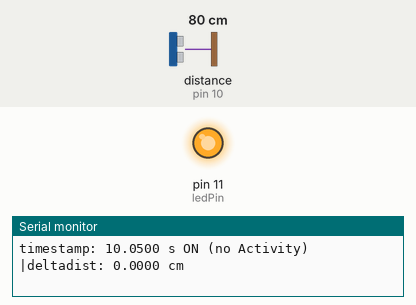
Recording of a sketch running on a simulated Arduino Uno, built with avr-gcc and run on an emulated ATmega328P. Shown: output pins drawn as LEDs (lit = HIGH), the last lines printed to the serial monitor. Wiring (inferred from the names in the program): ultrasonic range finder: trigger pin 9; echo pin 10. The inputs (shaded band) are chosen by the test bench; at power-on: distance to the obstacle (sensor on pin 10) 80 cm. The echo pulse lasts 58.3 µs per cm; pins used as bus, display or sensor lines are not drawn.

Above: at 1.2 s.
1.3 s: distance to the obstacle (sensor on pin 10) set to 299 cm
At 3.8 s:
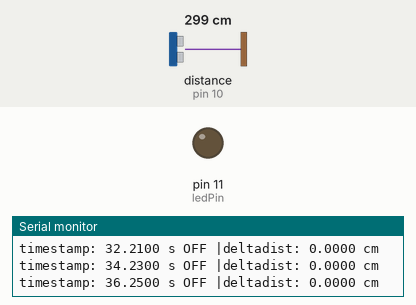
4.3 s: distance to the obstacle (sensor on pin 10) set to 2 cm
Timing chart, 0 to 7.3 s (numbered marks = the images above; inputs shaded):
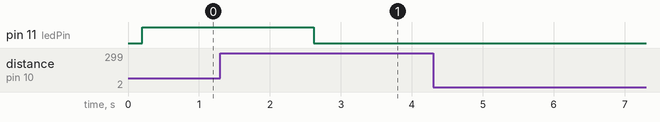

The sketch:

HackDFWArduinoLight.ino
```cpp
//init
//sourcehelp: http://www.instructables.com/id/Simple-Arduino-and-HC-SR04-Example/
#include <pt.h>
#define timeThreshold 15
static struct pt pt1, pt2, pt3;
int ultrasonic_trigPin = 9, ultrasonic_echoPin = 10;
int ledPin = 11;
int tickEvent;
int runCount = 0;
double distanceA[2], durationA[5];

//static int runSensor(struct pt *pt, int interval);
//static int outputData(struct pt *pt, int interval);
//static int clearData(struct pt *pt, int interval);

void setup() {
  // put your setup code here, to run once:
  Serial.begin(4800);
  //ultrasonic sensor and led setup
  pinMode(ultrasonic_trigPin, OUTPUT);
  pinMode(ultrasonic_echoPin, INPUT);
  pinMode(ledPin, OUTPUT);

  //init protothread vars
  PT_INIT(&pt1);
  PT_INIT(&pt2);
  PT_INIT(&pt3);
}

void loop() {
  //clear dataArrays
  //clearData(&pt3, 250);
  //read data from sensor and get an avg
  runSensor(&pt1, 100);
  //output avg through serial
  outputData(&pt2, 200);
}

/**
   runSensor reads data from the ultrasonic sensor and accumulates and average to commit to com
   param: struct pt *pt, protothread object
   param: int interval time between runs
*/
static int runSensor(struct pt *pt, int interval) {
  static unsigned long timestamp = 0;
  static int count = 0;
  double duration;
  double sum = 0, average;

  PT_BEGIN(pt);
  while (1) {
    //evaluate whether thread should execute
    PT_WAIT_UNTIL(pt, millis() - timestamp > interval);
    timestamp = millis();

    for (int i = 0; i < 5; i++) {
      //run ultrasonic
      digitalWrite(ultrasonic_trigPin, LOW);
      delayMicroseconds(10);
      digitalWrite(ultrasonic_trigPin, HIGH);
      delayMicroseconds(10);
      digitalWrite(ultrasonic_trigPin, LOW);
      //get duration
      duration = pulseIn(ultrasonic_echoPin, HIGH);
    }
    //get avg distance reading
    //file into array
    durationA[count] = duration;
    count = (count + 1) % 5;
    //get sum of duration then avg
    for (int i = 0; i < 5; i++) {
      sum += durationA[i];
    }
    for (int i = 0; i < 5; i++) {
      durationA[i] = 0;
    }
    average = sum / 5;
    sum = 0;
    //conv into distance and file into array
    distanceA[runCount] = (average / 58) * 23 / 21;
    runCount = (runCount + 1) % 2;
  }
  PT_END(pt);
}
/**
   outputData takes committed average and prints to comm in some format (every 5 runSensor calls)
   param: struct pt *pt, protothread object
   param: int interval time between runs
*/
static int outputData(struct pt *pt, int interval) {
  static unsigned long timestamp = 0;

  PT_BEGIN(pt);
  while (1) {
    //evaluate whether thread should execute
    PT_WAIT_UNTIL(pt, millis() - timestamp > interval);
    timestamp = millis();

    //check if there has been a big change in distance between new and old dist values
    int oldV = 0;//runCount;
    int newV = 1;//abs(runCount - 1) % 2;
    double distChange;
    static int changeCtr = 0;
    //if distance change reading is larger than 3cm
    //turn on light && send data to serial/wifi? else do otherwise
    /**
    Test output
    Serial.print("dist[t=0]: ");
    Serial.print(distanceA[0]);
    Serial.print("cm |dist[t=100]: ");
    Serial.print(distanceA[1]);
    Serial.print("cm");
    **/
    distChange = abs(distanceA[oldV] - distanceA[newV]);
    if (distChange > 0.18) {
      digitalWrite(ledPin, HIGH);
      Serial.print("timestamp: ");
      Serial.print((double)timestamp/100, 4);
      Serial.print(" s ON");
      changeCtr = 0;
    }
    else { //(abs(distanceA[oldV] - distanceA[newV]) <= 3.00)
      //delay for some time to make sure object is asleep
      changeCtr ++;
      if(changeCtr > 5){
        digitalWrite(ledPin, LOW);
        Serial.print("timestamp: ");
        Serial.print((double)timestamp/100, 4);
        Serial.print(" s OFF");
      }else{
        Serial.print("timestamp: ");
        Serial.print((double)timestamp/100, 4);
        Serial.print(" s ON (no Activity)");
      }

    }
    Serial.print(" |deltadist: ");
    Serial.print(distChange, 4);
    Serial.println(" cm");
  }
  PT_END(pt);
}

/**
   clearData reinitializes and empties all arrays
   param: struct pt *pt, protothread object
   param: int interval time between runs
*/
static int clearData(struct pt *pt, int interval) {
  static unsigned long timestamp = 0;

  PT_BEGIN(pt);
  while (1) {
    //evaluate whether thread should execute
    PT_WAIT_UNTIL(pt, millis() - timestamp > interval);
    timestamp = millis();

    //clear arrays
    for (int i = 0; i < 5; i++) {
      durationA[i] = 0;
    }
    for (int i = 0; i < 2; i++) {
      distanceA[i] = 0;
    }
  }
  PT_END(pt);
}
```

Measured:
- after the input at 1.3 s, pin 11 (ledPin): HIGH → LOW after 1.3 s instead of 0.11 s
